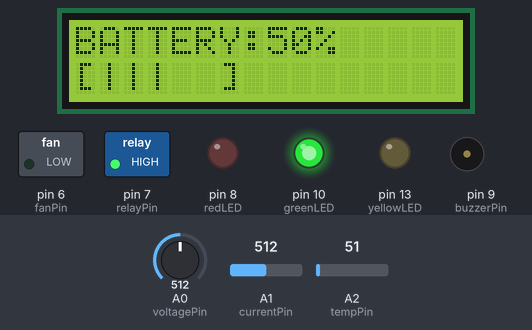
Bench run of a sketch on a simulated Arduino Uno, built with avr-gcc and run on an emulated ATmega328P. Parts: 16×2 character LCD, switched loads named in the sketch (green lamp = pin HIGH), output pins drawn as LEDs (lit = HIGH), buzzer (waves = sounding, pin HIGH). The inputs (shaded band) are chosen by the test bench; at power-on: A2 (tempPin) = 51, A1 (currentPin) = 512, A0 (voltagePin) = 512.

Above: at 3.2 s.
3.3 s: A2 (tempPin) set to 86
At 15.3 s:
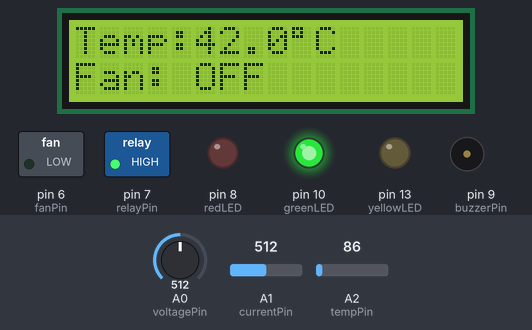
15.6 s: A2 (tempPin) set to 100
At 18.9 s:
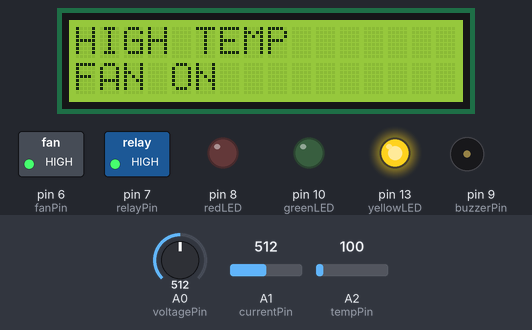
27.6 s: A1 (currentPin) set to 577
At 33.2 s:
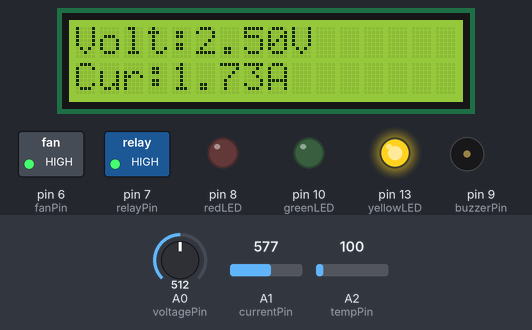
35.6 s: A1 (currentPin) set to 606
At 39.6 s:
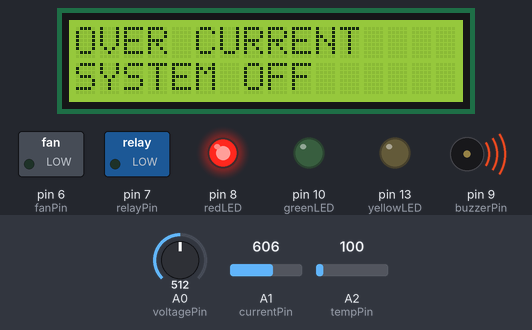
43.6 s: A0 (voltagePin) set to 228
51.6 s: A0 (voltagePin) set to 199
At 53.0 s:
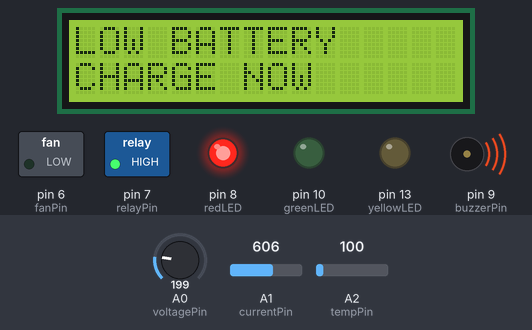
Timing chart, 0 to 66.3 s (numbered marks = the images above; inputs shaded):
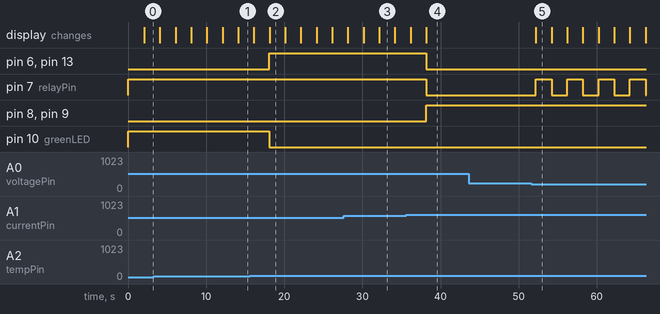

Measured:
- the behaviour switches between 92 and 93 on A2 (tempPin) (found by bisection; images 1 and 2)
- the behaviour switches between 587 and 588 on A1 (currentPin) (found by bisection; images 3 and 4)
- the behaviour switches between 215 and 214 on A0 (voltagePin) (found by bisection; images 4 and 5)
- after the input at 15.6 s, pin 6 (fanPin), pin 13 (yellowLED): LOW → HIGH after 2.5 s; pin 10 (greenLED): HIGH → LOW after 2.5 s; the display: first differs from a run without the input after 2.5 s (image 2)
- after the input at 35.6 s, pin 6 (fanPin), pin 7 (relayPin), pin 13 (yellowLED): HIGH → LOW after 2.6 s; pin 8 (redLED), pin 9 (buzzerPin): LOW → HIGH after 2.6 s; the display: first differs from a run without the input after 2.6 s (image 4)
- after the input at 51.6 s, pin 7 (relayPin): alternates HIGH for 2.0 s and LOW for 2.0 s, starting after 0.60 s; the display: changes after 0.61 s (image 5)
- what the display in image 2 shows lasts 2.0 s, from 18.1 s to 20.1 s

The sketch:

smart_bms_module12.ino
```cpp
#include <LiquidCrystal.h>

LiquidCrystal lcd(12,11,5,4,3,2);

//-------------------- INPUT PINS --------------------
const int voltagePin = A0;
const int currentPin = A1;
const int tempPin    = A2;

//-------------------- OUTPUT PINS -------------------
const int fanPin     = 6;
const int relayPin   = 7;

const int redLED     = 8;
const int buzzerPin  = 9;
const int greenLED   = 10;
const int yellowLED  = 13;

//-------------------- LIMITS ------------------------
const int LOW_BATTERY = 20;       // %
const float HIGH_TEMP = 45.0;     // Fan ON
const float CRITICAL_TEMP = 60.0; // Shutdown
const float HIGH_CURRENT = 2.0;   // Amps

//----------------------------------------------------


//---------------- BATTERY ICON ----------------
void batteryIcon(int battery)
{
  lcd.setCursor(0,1);

  if(battery>=80)
      lcd.print("[|||||]");
  else if(battery>=60)
      lcd.print("[|||| ]");
  else if(battery>=40)
      lcd.print("[|||  ]");
  else if(battery>=20)
      lcd.print("[||   ]");
  else if(battery>0)
      lcd.print("[|    ]");
  else
      lcd.print("[     ]");
}

void setup()
{
  lcd.begin(16,2);

  pinMode(fanPin,OUTPUT);
  pinMode(relayPin,OUTPUT);

  pinMode(redLED,OUTPUT);
  pinMode(greenLED,OUTPUT);
  pinMode(yellowLED,OUTPUT);

  pinMode(buzzerPin,OUTPUT);

  digitalWrite(relayPin,HIGH);
  digitalWrite(fanPin,LOW);

  digitalWrite(redLED,LOW);
  digitalWrite(greenLED,HIGH);
  digitalWrite(yellowLED,LOW);

  digitalWrite(buzzerPin,LOW);

  lcd.clear();
  lcd.print("SMART EV BMS");
  lcd.setCursor(0,1);
  lcd.print("System Ready");

  delay(2000);
}

//----------------------------------------------------
void loop()
{
  //---------------- BATTERY ----------------

  int adcVoltage = analogRead(voltagePin);

  float voltage = adcVoltage * 5.0 / 1023.0;

  int battery = map(adcVoltage,0,1023,0,100);

  //---------------- CURRENT ----------------

  int adcCurrent = analogRead(currentPin);

  float sensorVoltage = adcCurrent * 5.0 / 1023.0;

  float current = (sensorVoltage - 2.5) / 0.185;

  //---------------- TEMPERATURE ----------------

  int adcTemp = analogRead(tempPin);

  float tempVoltage = adcTemp * 5.0 / 1023.0;

  float temperature = tempVoltage * 100.0;

  //------------------------------------------------
  // NORMAL STATE
  //------------------------------------------------

  digitalWrite(greenLED,HIGH);
  digitalWrite(yellowLED,LOW);
  digitalWrite(redLED,LOW);

  digitalWrite(fanPin,LOW);
  digitalWrite(relayPin,HIGH);
  digitalWrite(buzzerPin,LOW);

  //------------------------------------------------
  // LOW BATTERY
  //------------------------------------------------

  if(battery <= LOW_BATTERY)
  {
      digitalWrite(redLED,HIGH);
      digitalWrite(greenLED,LOW);

      digitalWrite(buzzerPin,HIGH);

      lcd.clear();
      lcd.setCursor(0,0);
      lcd.print("LOW BATTERY");

      lcd.setCursor(0,1);
      lcd.print("CHARGE NOW");

      delay(2000);

      digitalWrite(buzzerPin,LOW);
  }

  //------------------------------------------------
  // HIGH CURRENT
  //------------------------------------------------

  if(current > HIGH_CURRENT)
  {
      digitalWrite(relayPin,LOW);

      digitalWrite(redLED,HIGH);

      digitalWrite(greenLED,LOW);

      digitalWrite(buzzerPin,HIGH);

      lcd.clear();

      lcd.setCursor(0,0);
      lcd.print("OVER CURRENT");

      lcd.setCursor(0,1);
      lcd.print("SYSTEM OFF");

      delay(2000);

      return;
  }

  //------------------------------------------------
  // TEMPERATURE
  //------------------------------------------------

  if(temperature >= HIGH_TEMP && temperature < CRITICAL_TEMP)
  {
      digitalWrite(fanPin,HIGH);

      digitalWrite(greenLED,LOW);

      digitalWrite(yellowLED,HIGH);

      lcd.clear();

      lcd.setCursor(0,0);

      lcd.print("HIGH TEMP");

      lcd.setCursor(0,1);

      lcd.print("FAN ON");

      delay(2000);
  }

  //------------------------------------------------
  // CRITICAL TEMPERATURE
  //------------------------------------------------

  if(temperature >= CRITICAL_TEMP)
  {
      digitalWrite(fanPin,HIGH);

      digitalWrite(relayPin,LOW);

      digitalWrite(redLED,HIGH);

      digitalWrite(greenLED,LOW);

      digitalWrite(yellowLED,LOW);

      digitalWrite(buzzerPin,HIGH);

      lcd.clear();

      lcd.setCursor(0,0);

      lcd.print("OVER TEMP");

      lcd.setCursor(0,1);

      lcd.print("SYSTEM OFF");

      delay(2000);

      return;
  }

  //------------------------------------------------
  // LCD SCREEN 1
  //------------------------------------------------

  lcd.clear();
  lcd.setCursor(0,0);
  lcd.print("BATTERY:");
  lcd.print(battery);
  lcd.print("%");
  batteryIcon(battery);
  delay(2000);

  //------------------------------------------------
  // LCD SCREEN 2
  //------------------------------------------------

  lcd.clear();
  lcd.setCursor(0,0);
  lcd.print("Volt:");
  lcd.print(voltage,2);
  lcd.print("V");

  lcd.setCursor(0,1);
  lcd.print("Cur:");
  lcd.print(current,2);
  lcd.print("A");
  delay(2000);

  //------------------------------------------------
  // LCD SCREEN 3
  //------------------------------------------------

  lcd.clear();
  lcd.setCursor(0,0);
  lcd.print("Temp:");
  lcd.print(temperature,1);
  lcd.print((char)223);
  lcd.print("C");

  lcd.setCursor(0,1);
  if(digitalRead(fanPin))
    lcd.print("Fan: ON ");
  else
    lcd.print("Fan: OFF");
  delay(2000);

  //------------------------------------------------
  // LCD SCREEN 4
  //------------------------------------------------

  lcd.clear();
  lcd.setCursor(0,0);

  if(digitalRead(relayPin))
    lcd.print("Relay:ON ");
  else
    lcd.print("Relay:OFF");

  lcd.setCursor(0,1);

  if(temperature>=CRITICAL_TEMP)
    lcd.print("CRITICAL");
  else if(temperature>=HIGH_TEMP)
    lcd.print("WARNING");
  else if(battery<=LOW_BATTERY)
    lcd.print("LOW BAT");
  else
    lcd.print("NORMAL");

  delay(2000);
}
```
